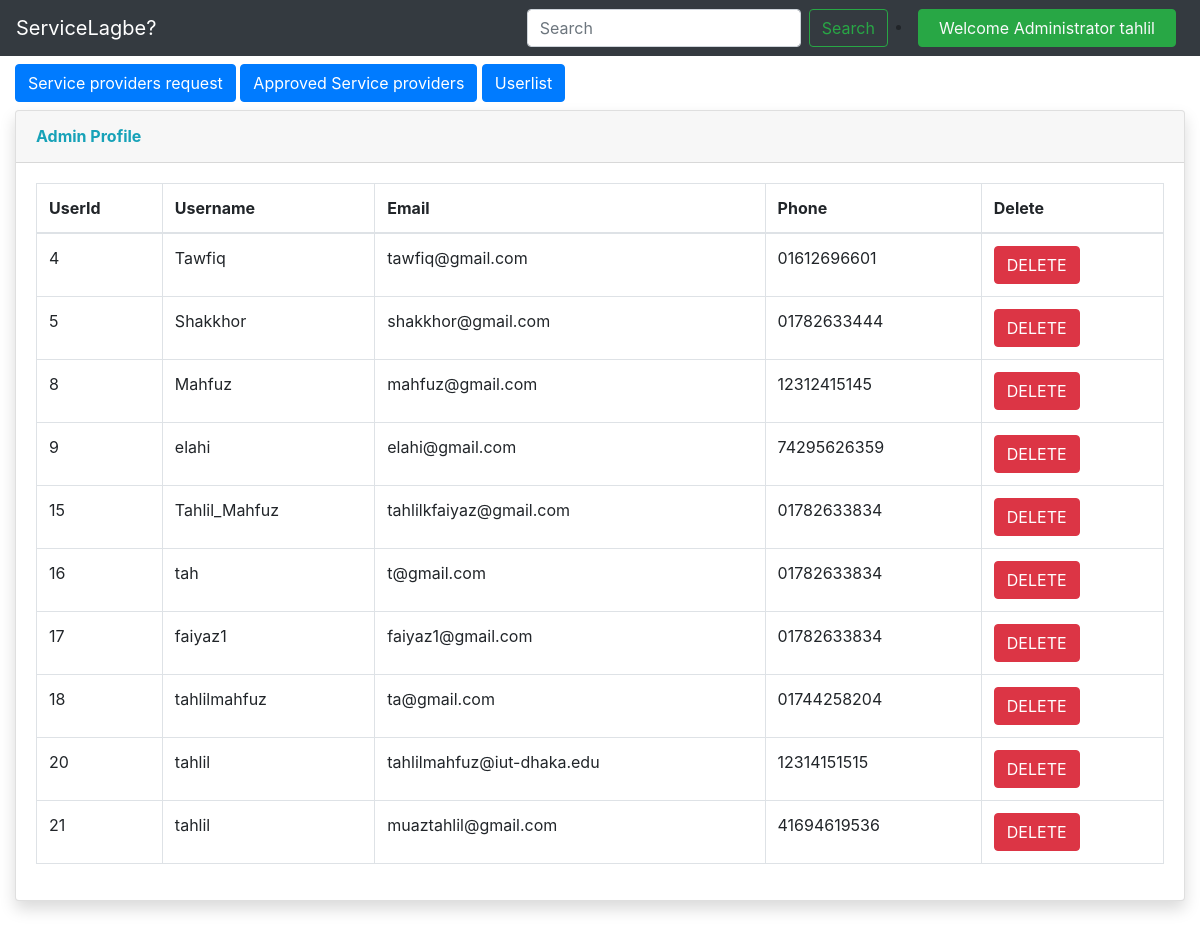
The page /servicelagbe/adminloginsystem/adminuserlist.php (signed in) on the database its author committed.
### tables this page shows
CREATE TABLE `users` (
  `id` int(11) NOT NULL,
  `username` varchar(50) NOT NULL,
  `email` varchar(50) NOT NULL,
  `phone` varchar(20) NOT NULL,
  `password` varchar(255) NOT NULL,
  `dt` datetime NOT NULL DEFAULT current_timestamp(),
  `token` varchar(255) DEFAULT NULL
);

### servicelagbe/adminloginsystem/adminuserlist.php (the view, shortened to what this page needs)
<!doctype html>
<html lang="en">
<head>
    <link rel="stylesheet" href="https://cdn.jsdelivr.net/npm/bootstrap@4.4.1/dist/css/bootstrap.min.css"
>
</head>
<body>
    <?php
    echo'
    <nav class="navbar sticky-top navbar-expand-lg navbar-dark bg-dark">
            <a class="navbar-brand" href="#">ServiceLagbe?</a>
            <button class="navbar-toggler" type="button" data-toggle="collapse" data-target="#navbarSupportedContent"
                aria-controls="navbarSupportedContent" aria-expanded="false" aria-label="Toggle navigation">
                <span class="navbar-toggler-icon"></span>
            </button>
            <div class="collapse navbar-collapse" id="navbarSupportedContent">
                <ul class="navbar-nav mr-auto">
                </ul>
                <form class="form-inline my-2 my-lg-0">
                    <input class="form-control mr-sm-2" type="search" placeholder="Search" aria-label="Search">
                    <button class="btn btn-outline-success my-2 my-sm-0" type="submit">Search</button>
                </form>
                <div class="mx-2">
                <li class="nav-item dropdown">
                <a class="btn btn-success" href="#" id="navbarDropdown" role="button"
                    data-toggle="dropdown" aria-haspopup="true" aria-expanded="false">
                    <p class="text-light my-0 mx-2">Welcome Administrator '. $_SESSION['username']. ' </p>
                </a>
                <div class="dropdown-menu" aria-labelledby="navbarDropdown">
                    <a class="dropdown-item" href="#">Profile</a>
                    <div class="dropdown-divider"></div>
                    <a class="dropdown-item" href="/servicelagbe/loginsystem/logout.php">LogOut</a>
                </div>
            </li>
            </div>
        </nav>
    '
    ?>
    <div class="container-fluid my-2">
        <div>
            <a href="/servicelagbe/adminloginsystem/postadminlogin.php"  class="btn btn-primary">Service providers request</a>
            <a href="/servicelagbe/adminloginsystem/approvedserviceproviders.php"  class="btn btn-primary">Approved Service providers</a>
            <a href="/servicelagbe/adminloginsystem/adminuserlist.php" class="btn btn-primary">Userlist</a>
        </div>
        <div class="card shadow mb-4 my-2">
            <div class="card-header py-3">
                <h6 class="m-0 font-weight-bold text-info">Admin Profile</h6>
            </div>
            <div class="card-body">
                <div class="table-responsive">
                    <?php
                    include 'partials/_admindbconnect.php';
                    $sql = "Select * from users";
                     $query_run =  mysqli_query($conn, $sql);
                    ?>
                    <table class="table table-bordered" id="dataTable" width="100%" cellspacing="0">
                        <thead>
                            <tr>
                                <th> UserId </th>
                                <th> Username </th>
                                <th>Email </th>
                                <th>Phone</th>
                                <th>Delete</th>
                            </tr>
                        </thead>
                        <tbody>
                            <?php
                    if(mysqli_num_rows($query_run) > 0)
                    {
                        while($row = mysqli_fetch_assoc($query_run))
                        {
                    ?>
                            <tr>
                                <td><?php  echo $row['id']; ?></td>
                                <td><?php  echo $row['username']; ?></td>
                                <td><?php  echo $row['email']; ?></td>
                                <td><?php  echo $row['phone']; ?></td>
                                <td>
                                    <form action="adminuserlist.php" method="post">
                                        <button type="submit" name="delete_btn" class="btn btn-danger"> DELETE</button>
                                    </form>
                                </td>
                            </tr>
                            <?php
                        }
                    }
                    else {
                        echo "No Record Found";
                    }
                    ?>
                        </tbody>
                    </table>
                </div>
            </div>
        </div>
    </div>
</body>
</html>

### rows shown on the page
users: id "4", username "Tawfiq", email "tawfiq@gmail.com", phone "01612696601"
users: id "5", username "Shakkhor", email "shakkhor@gmail.com", phone "01782633444"
users: id "8", username "Mahfuz", email "mahfuz@gmail.com", phone "12312415145"
users: id "9", username "elahi", email "elahi@gmail.com", phone "74295626359"
users: id "15", username "Tahlil_Mahfuz", email "tahlilkfaiyaz@gmail.com", phone "01782633834"
users: id "16", username "tah", email "t@gmail.com", phone "01782633834"
users: id "17", username "faiyaz1", email "faiyaz1@gmail.com", phone "01782633834"
users: id "18", username "tahlilmahfuz", email "ta@gmail.com", phone "01744258204"
users: id "20", username "tahlil", email "tahlilmahfuz@iut-dhaka.edu", phone "12314151515"
users: id "21", username "tahlil", email "muaztahlil@gmail.com", phone "41694619536"

### other values the page prints
$_SESSION['username'] "tahlil"
